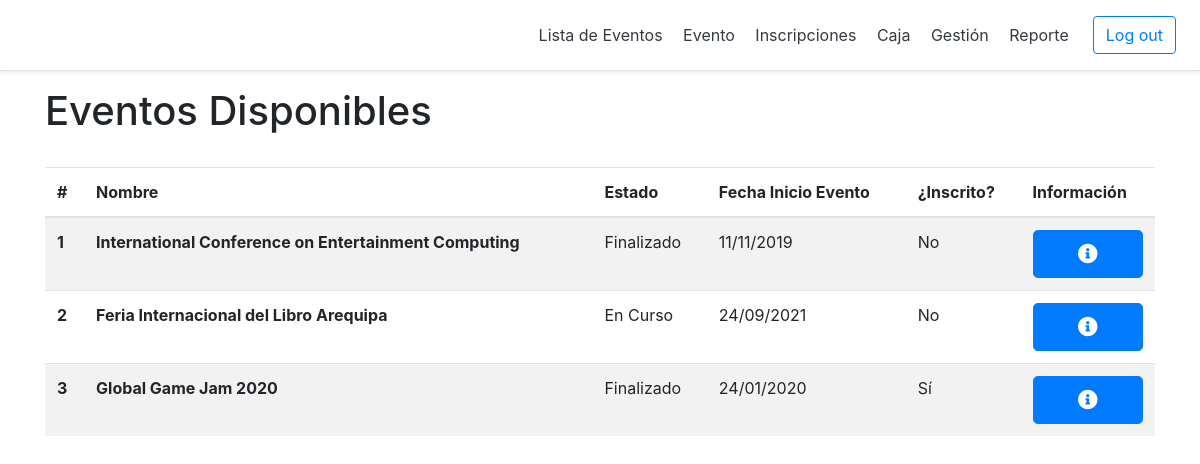
The app's page /listaEventosParticipante (signed in) with its own data.
### models.py (models this page shows)
class Evento(db.Model):
    id = db.Column(db.Integer, primary_key=True)
    nombre = db.Column(db.String(100), nullable=False)
    tipo = db.Column(db.String(100), nullable=False)
    descripcion = db.Column(db.String(130), nullable=False)
    lugar = db.Column(db.String(100), nullable=False)
    estado = db.Column(db.String(20), default="Borrador")
    fechaCreacion = db.Column(db.Date, default=datetime.utcnow)
    fechaPreInscripcion = db.Column(db.Date)
    fechaAprtrInscripcion = db.Column(db.Date)
    fechaLmtDscnto = db.Column(db.Date)
    fechaCierreInscripcion = db.Column(db.Date)
    fechaInicio = db.Column(db.Date)
    fechaFin = db.Column(db.Date)
    cntInscritos = db.Column(db.Integer, default=0)
    cntPreInscritos = db.Column(db.Integer, default=0)
    prcntjDscnto = db.Column(db.Float, default=0)
    plantilla = db.Column(db.Boolean, default=False)
    actividades = db.relationship('Actividad', backref='evento', lazy=True)
    usuarios_eventos = db.relationship('Usuario_Evento', backref='evento', lazy=True)
    movimientos = db.relationship('Movimiento', backref='evento', lazy=True)
    categorias = db.relationship('Categoria', backref='evento', lazy=True)
    paquetes = db.relationship('Paquete', backref='evento', lazy=True)

### app.py (the view)
@app.route('/listaEventosParticipante', methods=['POST','GET'])
def listaEventosParticipante():
    usuarioEventos = Usuario_Evento.query.filter_by(idUsuario = session['idUsuario'])
    idEventos = []
    for ue in usuarioEventos:
        idEventos.append(ue.idEvento)
    listaIdEventos = []
    for idEvento in idEventos:
        evento = Evento.query.get_or_404(idEvento)
        usuarioEvento = Usuario_Evento.query.filter_by(
            idUsuario = session['idUsuario'],
            idEvento = evento.id).first()
        estaInscrito = "No"
        if usuarioEvento.estaInscrito == True:
            estaInscrito = "Sí"
        listaIdEventos.append({
            "idEvento":evento.id,
            "nombre":evento.nombre,
            "estado":evento.estado,
            "fechaInicioEvento":evento.fechaInicio.strftime("%d/%m/%Y"),
            "estaInscrito": estaInscrito
        })
    lens={
        'general' : len(listaIdEventos)
    }
    return render_template(
        "SCV-B06VisualizarListaEventosParticipante.html",
        general=listaIdEventos,
        len = lens,
        tipoUsuario = session['tipoUsuario']
    )

### app.py (called while the page is built)
@app.context_processor
def utility_processor():
    return dict()

### templates/SCV-B06VisualizarListaEventosParticipante.html (shortened to what this page needs)
{% extends "Layout.html" %}
{% block body %}
        <h1>Eventos Disponibles</h1>
        <br>
        <table class="table table-striped">
            <thead>
                <tr>
                    <th scope="col">#</th>
                    <th scope="col">Nombre</th>
                    <th scope="col">Estado</th>
                    <th scope="col">Fecha Inicio Evento</th>
                    <th scope="col">¿Inscrito?</th>
                    <th scope="col">Información</th>
                </tr>
            </thead>
            <tbody>
                {% for i in range(len.general) %}
                <tr>
                    <th scope="row">{{i+1}}</th>
                    <th >{{general[i].nombre}}</th>
                    <td>{{general[i].estado}}</td>
                    <td>{{general[i].fechaInicioEvento}}</td>
                    <td>{{general[i].estaInscrito}}</td>
                    <td><a href="{{ url_for('verEvento',id=general[i].idEvento) }}" id="" class="btn btn-primary btn-lg btn-block" ><i class="fas fa-info-circle"></i></a></td>
                </tr>
                {% endfor %}
            </tbody>
        </table>
{% endblock %}

### static/css/solid.css (style rules this page uses)
.fa, .fas { font-family: 'Font Awesome 5 Free'; font-weight: 900; }

### records on screen
Evento: nombre "International Conference on Entertainment Computing", estado "Finalizado"
Evento: nombre "Feria Internacional del Libro Arequipa", estado "En Curso"
Evento: nombre "Global Game Jam 2020", estado "Finalizado"

### other values on screen
{{ i+1 }} "1" "2" "3"
{{ general[i].fechaInicioEvento }} "11/11/2019" "24/09/2021" "24/01/2020"
{{ general[i].estaInscrito }} "No" "No" "Sí"
